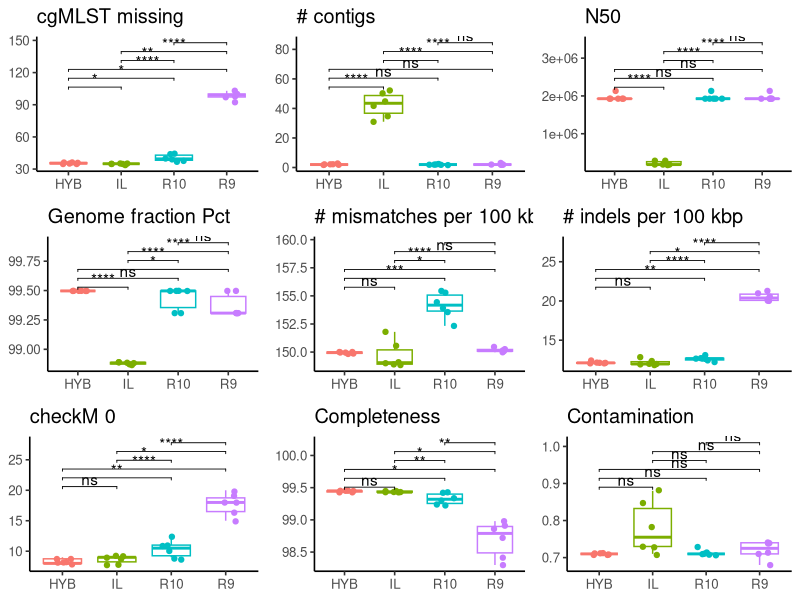

Write R code to recreate this figure.
################################################################################
# 组装参数差异箱线图
# cgMLST missing
# quast 
################################################################################
library(tidyverse)
library(readr)
library(ggpubr)
library(gridExtra)


# 导入数据
# cgMLST 统计文件, 去除结果中'.fasta'
# 保留 missing
df_cgmlst <- read_delim('data/cgMLST-mdata_stats.tsv')
df_cgmlst$FILE <- gsub('.fasta', '', df_cgmlst$FILE)
df_cgmlst$percentage <- NULL
df_cgmlst <- rename(df_cgmlst, Sample = FILE)

# quast 转置表格, 行名生成单独列, 转tibble格式
# 保留 contig, n50, fraction, mismatches, indels
df_quast <- read.delim('data/quast-report.tsv', sep = '\t', row.names = 1) %>%
  t() %>% as.data.frame()
df_quast$Sample <- gsub('^X', '', rownames(df_quast))
df_quast <- as.tibble(df_quast)
df_quast <- df_quast[,c("Sample", "# contigs", "N50", "Genome fraction (%)", "# mismatches per 100 kbp", "# indels per 100 kbp")]

# checkm 保留
df_checkm <- read_delim('data/checkm.tsv')
df_checkm <- df_checkm[, c("Bin Id", "0", "Completeness", "Contamination")]
df_checkm <- rename(df_checkm, Sample = "Bin Id")


# 合并数据
df_merge <- full_join(df_cgmlst, df_quast, by = "Sample")
df_merge <- full_join(df_merge, df_checkm, by = "Sample")
df_merge <- rename(df_merge, 
                   "cgMLST missing" = "missing", 
                   "checkM 0" = "0",
                   "Genome fraction Pct" = "Genome fraction (%)")
df_merge <- df_merge %>%
  mutate(
    N50 = as.numeric(N50),
    `Genome fraction Pct` = as.numeric(`Genome fraction Pct`),
    `# mismatches per 100 kbp` = as.numeric(`# mismatches per 100 kbp`),
    `# indels per 100 kbp` = as.numeric(`# indels per 100 kbp`),
    `# contigs` = as.numeric(`# contigs`),
  )
df_merge$Group <- sapply(strsplit(df_merge$Sample, '_'), function(x) x[2])


# 绘图
# 生成两两组合的列表
combinations <- combn(c("HYB", "IL", "R10", "R9"), 2, simplify = FALSE)
# 创建一个空列表存放所有的ggplot对象
plots <- list()
for (var in colnames(df_merge)[2:10]) {
  # 为每一列数据创建箱线图
  p <- ggboxplot(df_merge, x = "Group", y = var,
                  color = "Group", add = "jitter") +
    stat_compare_means(comparisons = combinations, 
                       label = "p.signif", method = "t.test") +
    labs(y = NULL, x = NULL, title = var) +
    theme_classic2() +
    theme(legend.position = "none")
# 将每个箱线图添加到plots列表中
  plots[[var]] <- p
}
# 使用grid.arrange将所有子图排列起来
do.call(grid.arrange, c(plots, nrow = 3, ncol = 3))
